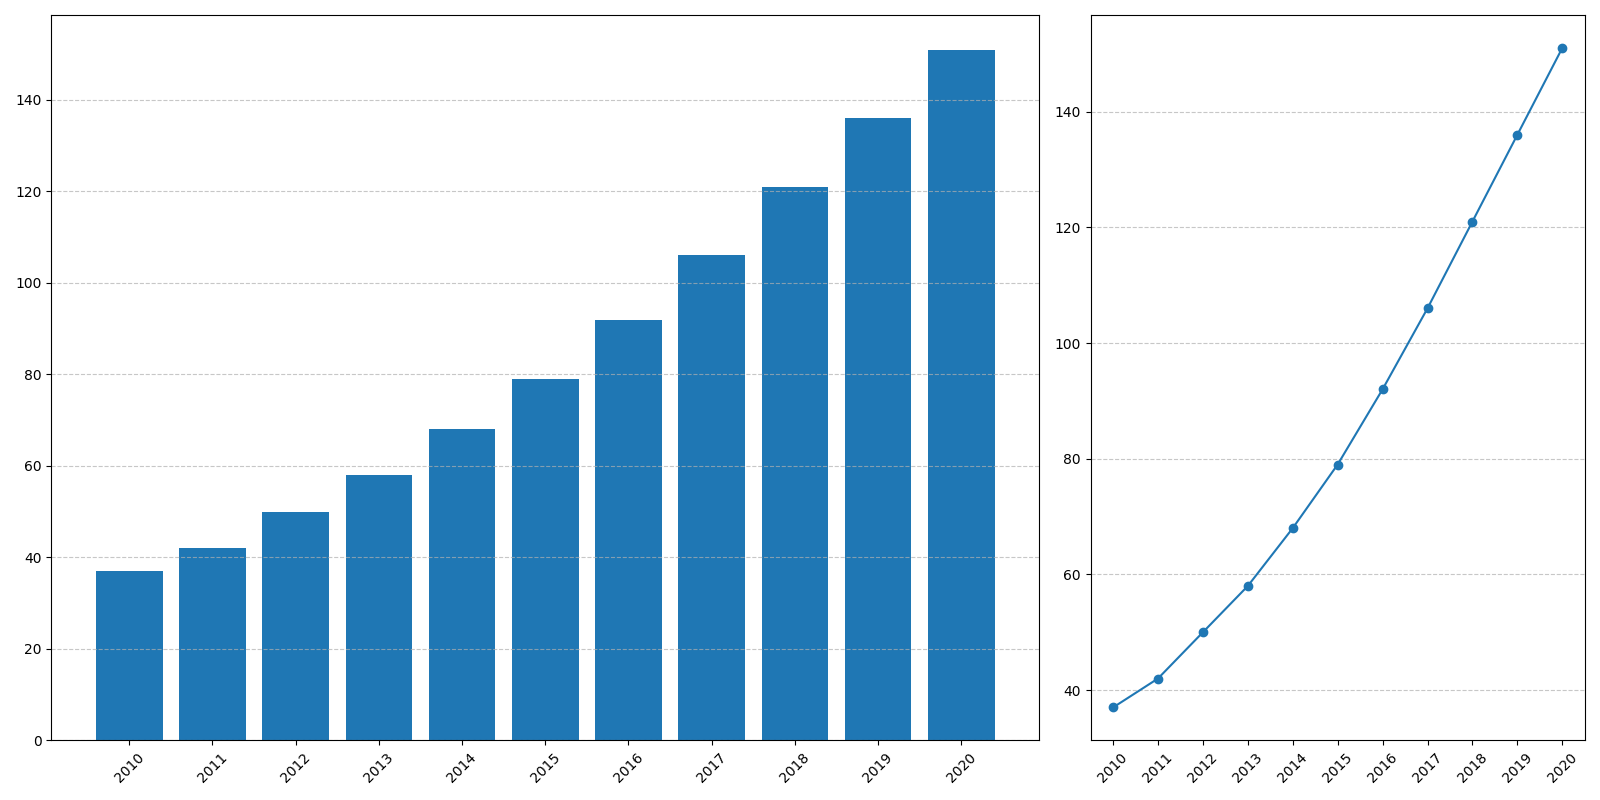

Generate this figure with Python:
import matplotlib.pyplot as plt
import numpy as np

years = np.arange(2010, 2021)
solar_energy = [5, 6, 8, 10, 13, 16, 20, 25, 30, 35, 40]
wind_energy = [10, 12, 15, 18, 22, 27, 33, 39, 46, 53, 60]
hydro_energy = [20, 21, 23, 25, 27, 29, 31, 33, 35, 37, 39]
geothermal_energy = [2, 3, 4, 5, 6, 7, 8, 9, 10, 11, 12]

total_energy_usage = np.array(solar_energy) + np.array(wind_energy) + np.array(hydro_energy) + np.array(geothermal_energy)

fig, (ax1, ax2) = plt.subplots(1, 2, figsize=(16, 8), gridspec_kw={'width_ratios': [2, 1]})

# Use a single color for all bars
common_color = '#1f77b4'
ax1.bar(years, solar_energy, color=common_color)
ax1.bar(years, wind_energy, bottom=solar_energy, color=common_color)
ax1.bar(years, hydro_energy, bottom=np.array(solar_energy) + np.array(wind_energy), color=common_color)
ax1.bar(years, geothermal_energy, bottom=np.array(solar_energy) + np.array(wind_energy) + np.array(hydro_energy), color=common_color)

ax1.set_xticks(years)
ax1.set_xticklabels(years, rotation=45)
ax1.grid(True, axis='y', linestyle='--', alpha=0.7)

# Line Plot of Total Energy Usage with the same color
ax2.plot(years, total_energy_usage, marker='o', linestyle='-', color=common_color)
ax2.set_xticks(years)
ax2.set_xticklabels(years, rotation=45)
ax2.grid(True, axis='y', linestyle='--', alpha=0.7)

plt.tight_layout()
plt.show()
